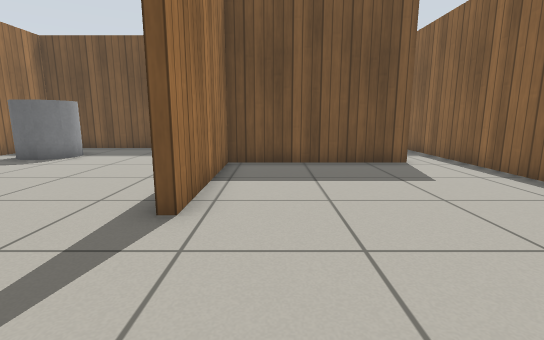
view 1 (above)

16 first-person views from a walk through a world built for the Gazebo simulator. The camera is 0.71 m above the floor, tilts 10° down and sees 85° across. The floor is counted in squares, 0.5 m on a side. Each view is taken from the middle of a square. On the plan, view 1 faces up. The plan holds only what a view shows up to about 14 squares ahead; the rest is blank. The robots in the file are not drawn. Simple patterns stand in for the simulator's built-in surfaces.

view 2
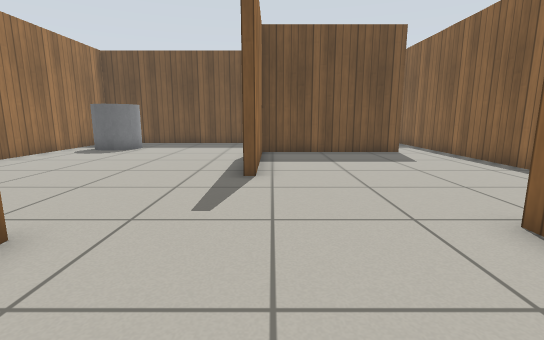

view 3
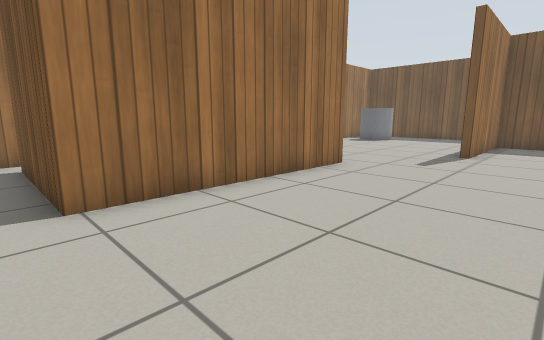

view 4
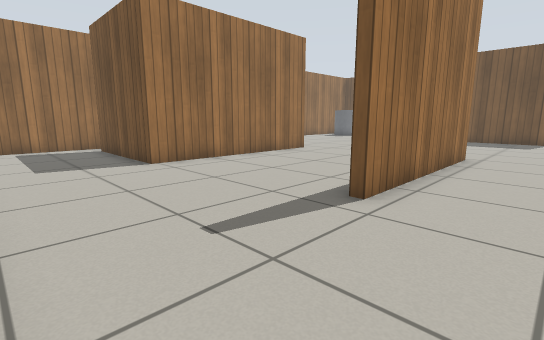

view 5
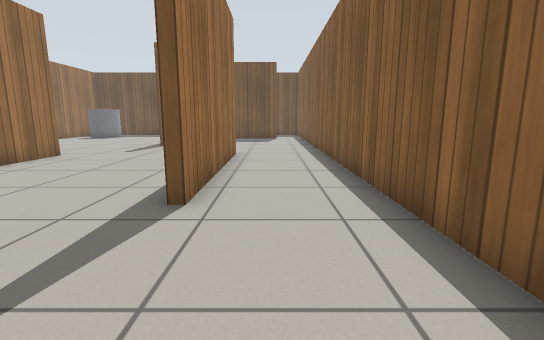

view 6
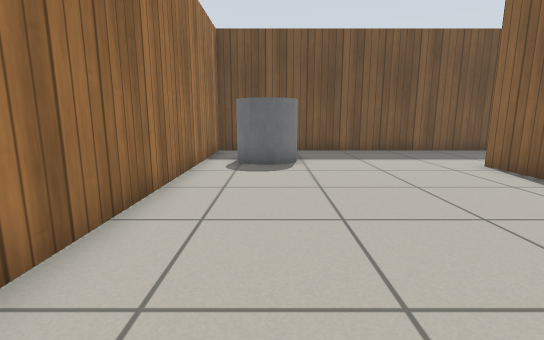

view 7
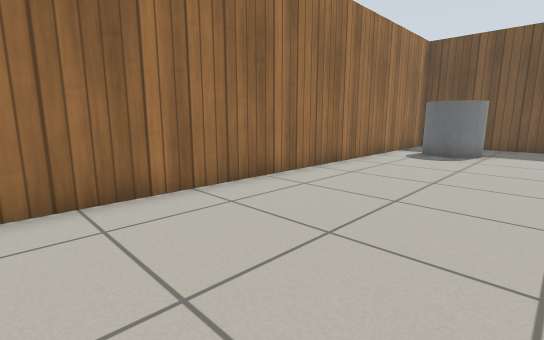

view 8
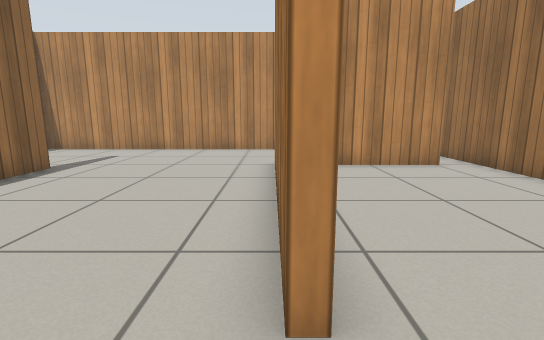

view 9
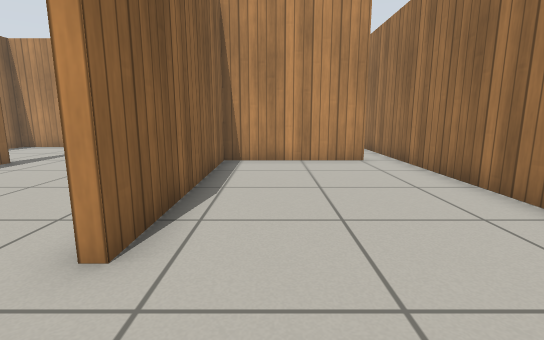

view 10
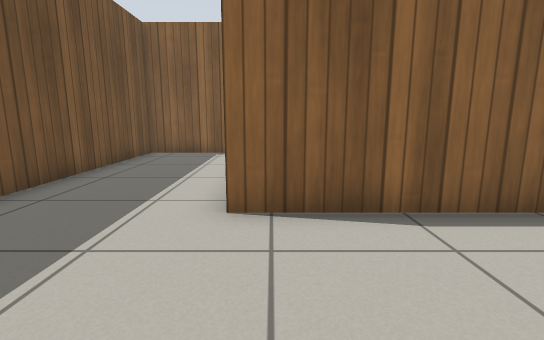

view 11
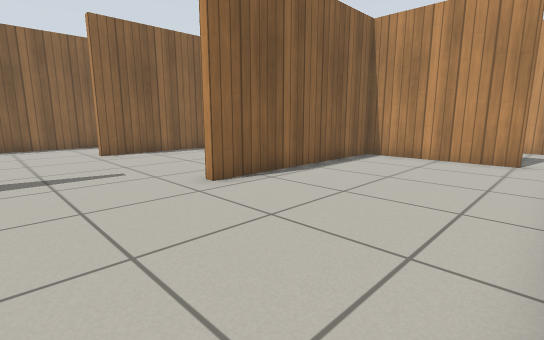

view 12
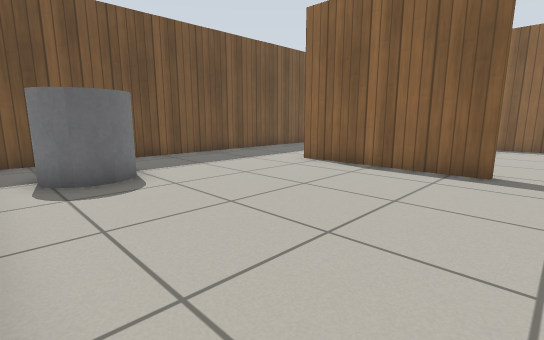

view 13
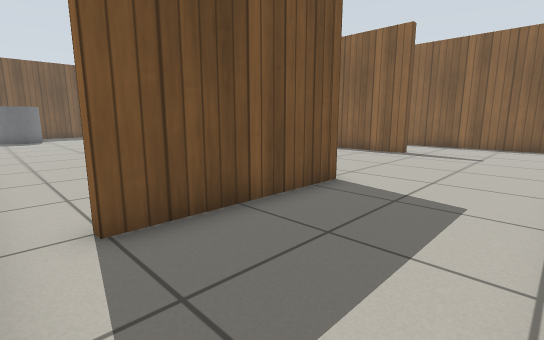

view 14
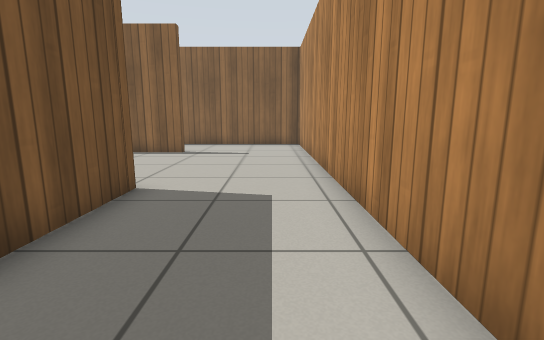

view 15
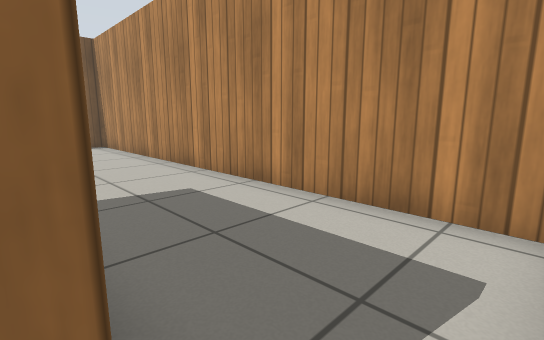

view 16
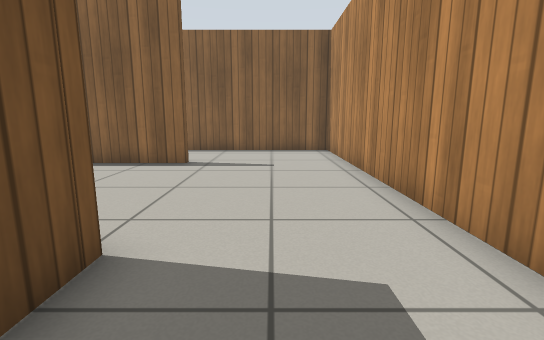

### Floor plan
Points are (right, up) in squares from view 1. A wall is a line through its corners. A room is listed if a view was taken in it or the views show most of it. See-through windows are left out.
Room 1 (views 1, 2, 3, 4, 5, 13, 14, 16)
walls: (2.3, -6.4) (2.3, 0.8); (2.6, 0.8) (2.6, -6.4); (-4.1, 0.3) (-4.1, -7.2) (-9.1, -7.2); (-10.3, -7.4) (-10.3, -10.9); (-10, -11.5) (6.1, -11.5) (6.1, 8.4); (4.4, 9.4) (-1.4, 9.4) (-1.4, 4.1)
ways out: opening at (-10, -7) to room 2; opening at (-3, 2.5) to room 2; opening at (5, 9) to room 2
Room 2 (views 6, 7, 8, 9, 10, 11, 12, 15)
walls: (-1.7, 4.1) (-1.7, 9.7); (6.1, 8.4) (6.1, 13.9) (-10.3, 13.9) (-10.3, -7.4); (-9.1, -6.9) (-4.4, -6.9) (-4.4, 0.3) (-4.1, 0.3)
ways out: opening at (-10, -7) to room 1; opening at (-3, 2.5) to room 1; opening at (5, 9) to room 1
objects: grey cylinder (-9, 10) to (-7, 11)

Positions as (right, up) in squares from view 1, and headings:
1: (0, 0), facing up
2: (-1, -3), facing up
3: (1, -8), facing up-left
4: (5, -11), facing up-left
5: (4, -11), facing up
6: (-8, 1), facing up
7: (-5, -2), facing up-left
8: (-4, 2), facing down
9: (-6, 3), facing down
10: (-6, 9), facing right
11: (-10, 4), facing down-right
12: (-10, 3), facing up-right
13: (-10, -11), facing up-right
14: (-10, -10), facing right
15: (-10, -7), facing down-right
16: (-7, -9), facing right
